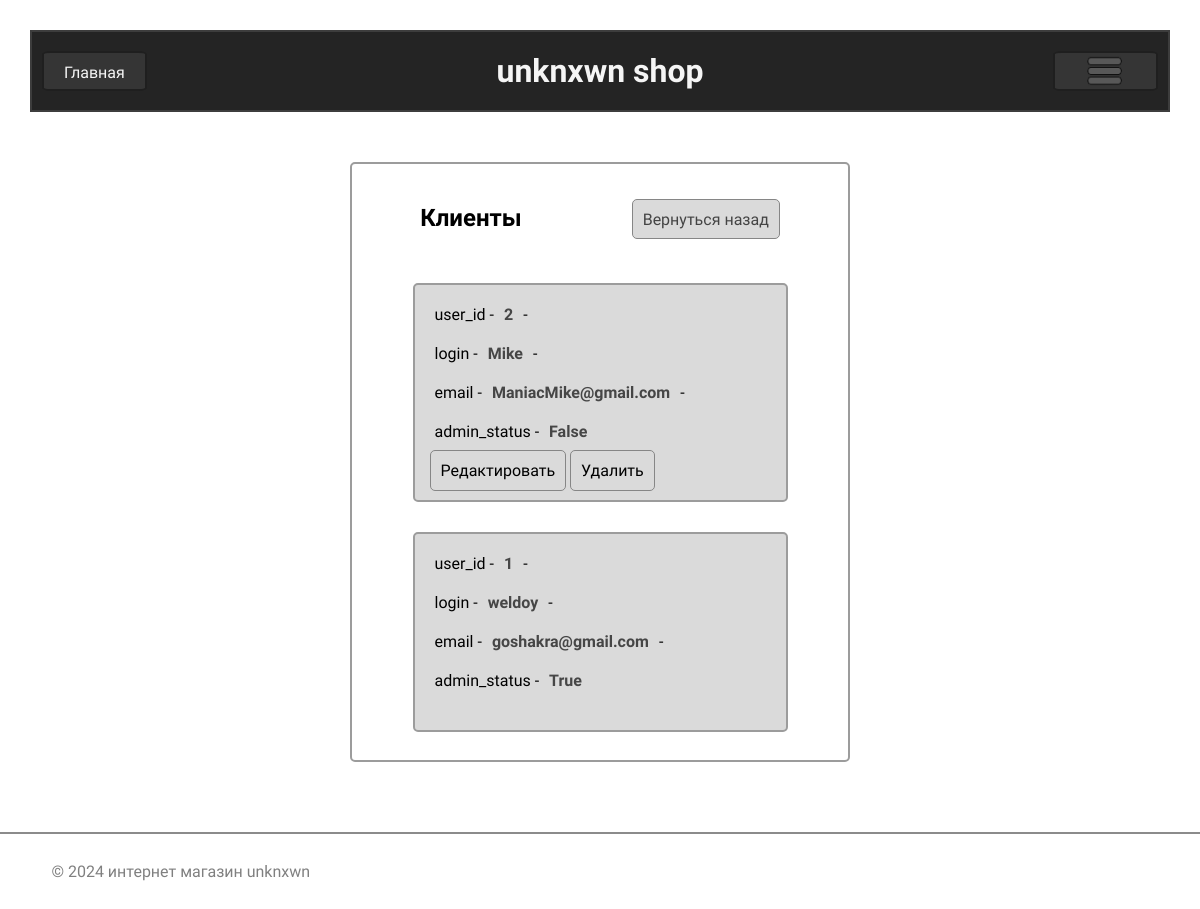
Page /users (signed in) on the earlier database version.
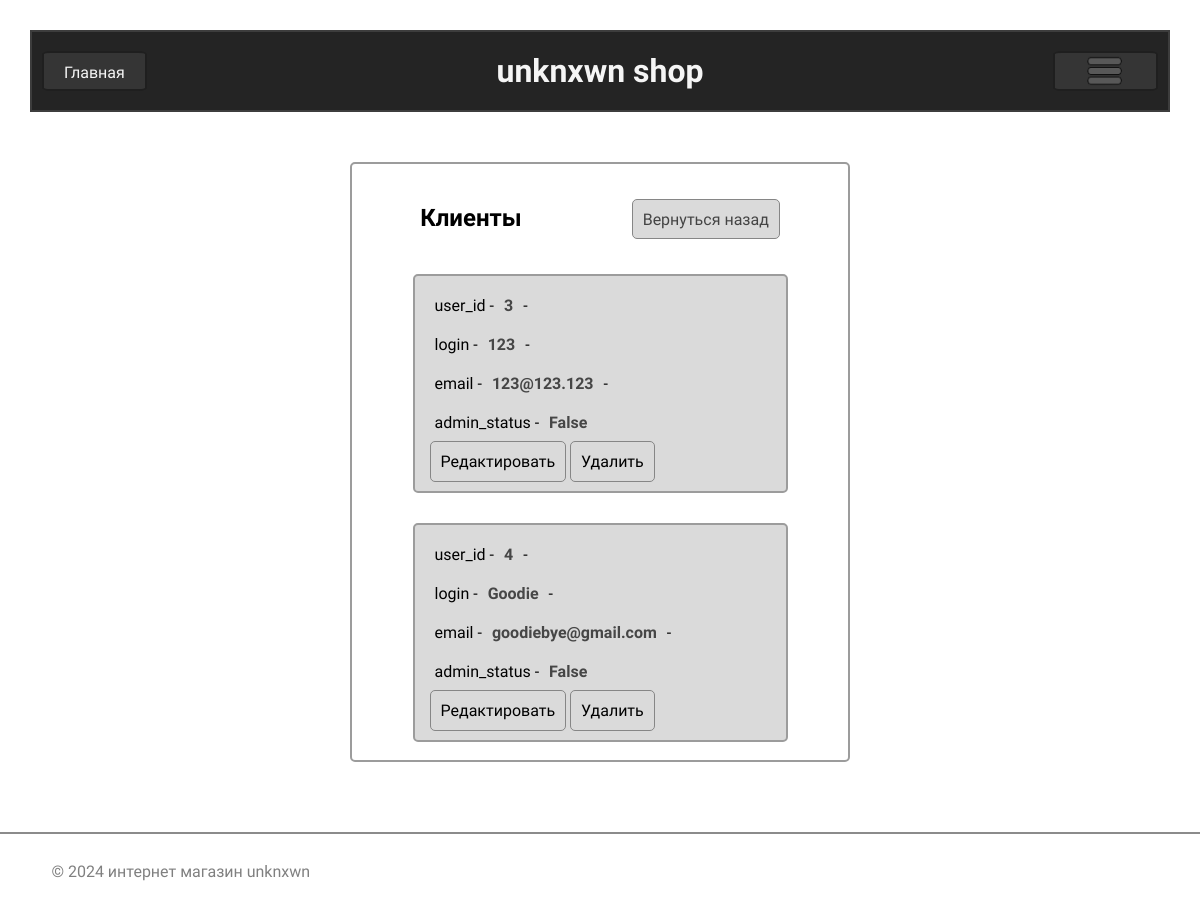
Same page on the later database version.
### models.py (models this page shows, shortened)
class User (db.Model, UserMixin):
    id = db.Column(db.Integer, primary_key=True)
    login = db.Column(db.String(128), nullable=False, unique=True)
    password = db.Column(db.String(255), nullable=False)
    email = db.Column(db.String(255), nullable=False)
    admin = db.Column(db.Boolean, nullable=False, default=False)

### routes.py (the view)
@app.route('/users', methods=["GET", "POST"])
@login_required
def users():
    users = User.query.order_by(User.login).all()
    if current_user.admin == False:
        return 'Sorry, you have not special access for that page'
    else:
        return render_template('cabinet/users.html', users=users)

### __init__.py (called while the page is built)
@app.before_request
def create_tables():
     db.create_all()

### models.py (called while the page is built)
@manager.user_loader
def load_user(id):
    return User.query.get(id)

### routes.py (called while the page is built)
@app.after_request
def redirect_to_signin(response):
    if response.status_code == 401:
        return redirect(url_for('login') + '?next=' + request.url)
    return response

### templates/cabinet/users.html (shortened to what this page needs)
{% extends "base.html" %}
{% block content %}
<div class="container_auth box_update_bd">
    <h2 class="authnamecon newnameicobd usbd">Клиенты</h2>
    <a href="{{ url_for('personal') }}" class="auth-register-btn">Вернуться назад</a>
    <div class="bd_box_of_goods">
        {% if users %}
            {% for el in users %}
            <div class="goods">
                <p>user_id -<strong>{{ el.id }}</strong>-</p>
                <p>login -<strong>{{ el.login }}</strong>-</p>
                <p>email -<strong>{{ el.email }}</strong>-</p>
                <p>admin_status -<strong>{{ el.admin }}</strong></p>
                <p>
                {% if el.login != current_user.login %}
                    <a href="/users/{{ el.id }}/edit" class="completebtn">Редактировать</a>
                    <a href="/users/{{ el.id }}/delete" class="completebtn">Удалить</a>
                {% endif %}
                </p>
            </div>
            {% endfor %}
        {% else %}
            <div class="goods goodscenter">
                <p>Пользователей пока не существует :(</p>
            </div>
        {% endif %}
    </div>
</div>
<div class="section-separator-figure"></div>
{% endblock content %}

### templates/base.html (shortened to what this page needs)
<!DOCTYPE html>
<html lang="en">
{% block head %}
    <head>
        <link rel="stylesheet" href="{{ url_for('static', filename='style.css') }}">
    </head>
{% endblock head %}
<body>
    <main>
        {% block header%}
        <div class="headdiv">
            <div class="buttons_headdiv"><a href="{{ url_for('index') }}">Главная</a></div>
            <h1 class="headdiv_name">unknxwn shop</h1>
            <div class="dropdown buttons_headdiv">
                <a onclick="myFunction()" class="dropbtn"><img class='menubtnstyle' src="{{ url_for('static', filename='img/menuicon.png') }}"></a>
            </div>
        </div>
        {% endblock header%}
        {% block content%}{% endblock content%}
    </main>
{% block footer %}
    <footer class="flex-footer">
        <p class="footer-name">&copy; 2024 интернет магазин unknxwn</p>
    </footer>
{% endblock footer %}
</body>
</html>

### static/style.css (style rules this page uses)
* { margin: 0; box-sizing: border-box; font-family: 'Ubuntu', sans-serif; padding: 10px; }
h1, h2 { text-align: center; }
a { text-decoration: none; }
footer p { color: grey; margin-left: -20px; }
.section-separator-figure { position: absolute; right: 0; width: 100%; border: 1px solid rgb(139, 139, 139); padding: 0; }
.headdiv { display: flex; align-items: center; justify-content: space-between; flex-direction: row; position: sticky; top: 0; z-index: 2; right: 0; width: 100%; background-color: rgb(36, 36, 36); border: 2px solid rgb(61, 61, 61); color: whitesmoke; }
.flex-footer { display: flex; width: 100%; justify-content: space-between; }
.footer-name { margin-left: 1%; }
.container_auth { margin-top: 50px; margin-left: auto; margin-right: auto; display: flex; flex-wrap: wrap; justify-content: center; width: 500px; height: 600px; border: 2px solid rgb(156, 156, 156); border-radius: 5px; overflow:hidden; margin-bottom: 70px; }
.container_auth .authnamecon { margin-left: -130px; height: 40px; margin-top: 20px; }
.auth-register-btn { position: relative; left: 120px; top: 25px; height: 40px; color: rgb(68, 68, 68); border: 1px solid rgb(134, 134, 134); border-radius: 5px; background-color: rgb(218, 218, 218); }
.bd_box_of_goods .goods { border: 2px solid rgb(156, 156, 156); border-radius: 5px; background-color: rgb(218, 218, 218); margin-top: 30px; width: 375px; }
.box_update_bd { overflow-y: scroll; }
.newnameicobd { margin-right: -20px; }
.completebtn { border: 1px solid rgb(134, 134, 134); border-radius: 5px; background-color: rgb(218, 218, 218); color: black; position: relative; right: 5px; }
p strong { color: rgb(70, 70, 70) }
.buttons_headdiv { border: 2px rgb(31, 31, 31) solid; border-radius: 8%; background-color: rgb(53, 53, 53); cursor: pointer; width: 105px; height: 40px; overflow: hidden; }
.headdiv a { color: whitesmoke; }
.menubtnstyle { padding: 0; position: relative; bottom: 10px; left: 7px; width: 45px; height: 35px; }

Differences in the rows shown:
no longer on this page (row unchanged): User: id "2", login "Mike", email "ManiacMike@gmail.com", admin "False"
no longer on this page (row unchanged): User: id "1", login "weldoy", email "goshakra@gmail.com", admin "True"
added User: id "3", login "123", email "123@123.123", admin "False"
added User: id "4", login "Goodie", email "goodiebye@gmail.com", admin "False"
